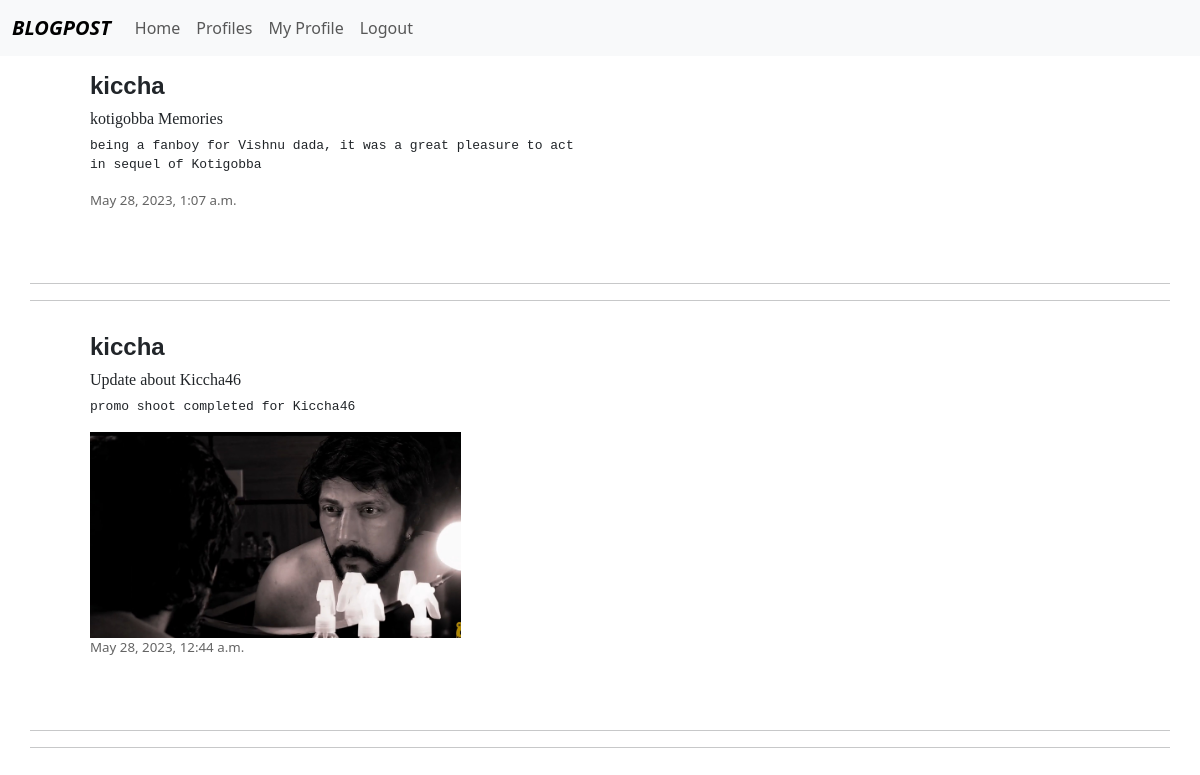
Screenshot of /myprofile (signed in) with the database file from the repository.
### blog_app/models.py (models this page shows, shortened)
class user_model(models.Model):
    models.OneToOneField(User,on_delete=models.CASCADE)
    key=models.ForeignKey(User,on_delete=models.CASCADE,blank=True)
    secret_name=models.CharField(max_length=200)
    phone=models.PositiveIntegerField()

class post_model(models.Model):
    title=models.CharField(max_length=200)
    description=models.CharField(max_length=1000)
    image=models.FileField(upload_to='images/',blank=True)
    date=models.DateTimeField(blank=True)
    user=models.ForeignKey(User,on_delete=models.CASCADE,blank=True)

### blog_app/views.py (the view)
# urls.py: path('myprofile',views.myprofile,name='myprofile')
def myprofile(request):
    models=post_model.objects.all().filter(user=request.user)
    model=[]
    for i in models:
        model=[i]+model
    umodel=user_model.objects.all()
    return render(request,'myprofile.html',{'model':model,'umodel':umodel})

### templates/myprofile.html
{% extends 'base.html' %}
{% block content %}
<div class="container">
    <div class="jumbotron">
        <div class="row">
            {% for i in model %}
            <div class="col-md-12">
                <div class="card card-body w-50" style="border: 0;">
                    <ul style="list-style-type: none;">
                        {% for j in umodel %}
                        {% if i.user == j.key %}
                        <li><h4 style="font-family:'Franklin Gothic Medium', 'Arial Narrow', Arial, sans-serif"><b>{{j.secret_name}}</b></h4></li>
                        {% endif %}
                        {% endfor %}
                        <li><h6 style="font-family: TimesNewRoman, Times New Roman, Times, Baskerville, Georgia, serif;">{{i.title}}</h6></li>
                        <li><p style="font-size:small; font-family:Courier New, Courier, Lucida Sans Typewriter, Lucida Typewriter, monospace;">{{i.description}}</p></li>
                        {% if i.image %}
                        <li><img src="{{ i.image.url }}" alt="" width="75%"></li>
                        {% endif %}
                        <li><p style="color: rgb(100, 100, 100); font-size:smaller;">{{i.date}}</p></li>
                    </ul>
                </div>
                <br>
            </div>
            <hr><hr>
            {% endfor %}
        </div>
    </div>
</div>
{% endblock %}

### rows the page displays
post_model: title "kotigobba Memories", description "being a fanboy for Vishnu dada, it was a great pleasure to act in sequel of Kotigobba", date "May 28, 2023, 1:07 a.m."
user_model: secret_name "kiccha"
post_model: title "Update about Kiccha46", description "promo shoot completed for Kiccha46", image (picture), date "May 28, 2023, 12:44 a.m."
